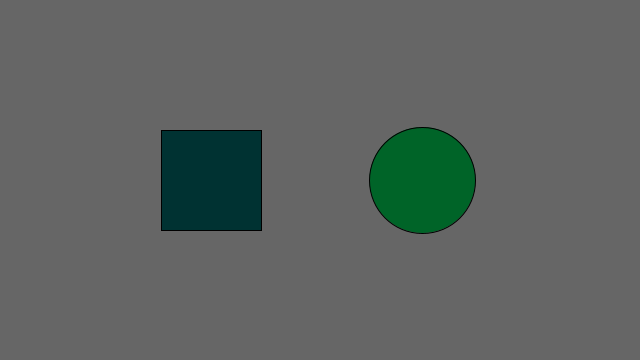
Frame 1 (no input)
Frame 60 (the mouse pressed at the canvas centre just before this capture): identical to frame 1, image omitted
Frame 120 (the mouse held since frame 60 and released just before this capture): identical to frame 1, image omitted

The Processing sketch that drew this single still picture (run headless with seeded random() and noise(); from frame 60 on, the mouse is pressed at the canvas centre):

// Processing sketch: processing_65088
// ── processing_65088.pde

// Corie Louie
// DMA 28 SUMMER 2012
// Workshop 3: Variables, Response

// Pressing Control-R will render this sketch.
  
  
int value = 0, value2 = 0;

float rx, ry;    // rectangle x- and y-coordinate
float rd = 100;  // rectangle width
  
float ex, ey;    // ellipse x- and y-coordinate
float ed = 106;  // ellipse diameter
  
void setup() {
  size(640, 360);
  smooth();
   
  // Set the x- and y-coordinates for the rectangle
  rx = width * 0.33 - rd/2;
  ry = height * 0.5 - rd/2;
   
  // Set the x- and y-coordinates for the ellipse
  ex = width * 0.66;
  ey = height * 0.5;
  
  //used to figure out boundaries
  //println("rx=" + rx + "     ry=" + " " + ry);
  //println("ex=" + ex + "     ey=" + " " + ey);
}
  
void draw() {
  background(102);
  
  fill(value, 50, 50);
  rect(rx, ry, rd, rd);
  
  fill(value2, 100, 40);
  ellipse(ex, ey, ed, ed);
  
  if ((mouseX >= rx && mouseY >= ry) && (mouseX <= (rx + rd)  && mouseY <= (ry + rd))){
    value = value + 5;
    // changes color
    if (value > 255) {
        value = 0;
    }
    // changes position and resets it after it reaches a certain value
    if (rd < 300){
      rd += 4;
      rx -= 2;
      ry -= 2;
    }
    else if (rd == 300) {
      rd = 100;
      rx = width * 0.33 - rd/2;
      ry = height * 0.5 - rd/2;
    }
  }
  else if (dist(mouseX, mouseY, ex, ey) <= ed/2){
    value2 = value2 + 3; 
   // changes color   
    if (value2 > 255) {
        value2 = 0;
    }
    // changes circle size and resets it after a certain value
    if (ed > 30){
      ed -= 1;
    }
    else if (ed == 30){
      ed = 106;
    }
  }
  
}
